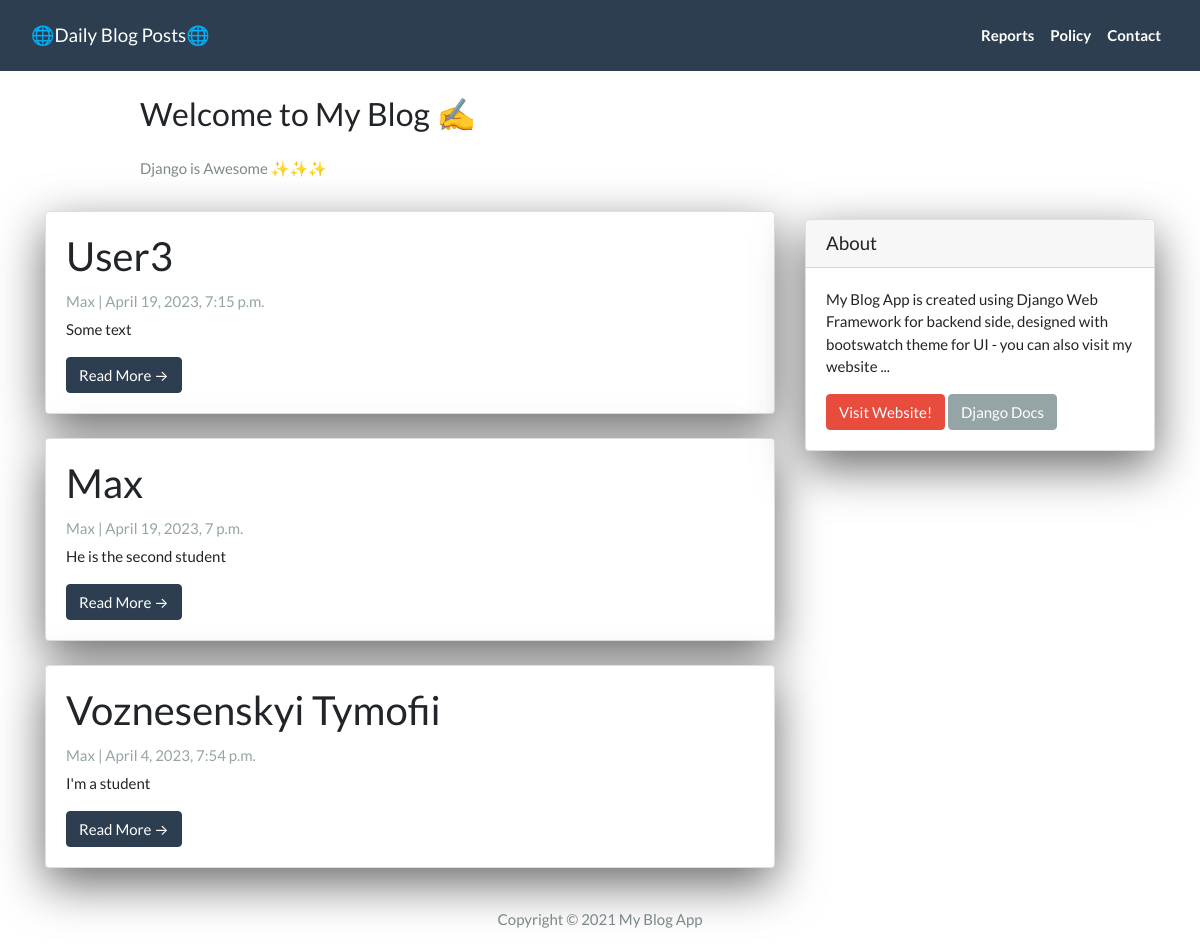
The page / on the database its author committed.
### blogApp/models.py (models this page shows, shortened)
class Post(models.Model):
  title =  models.CharField(max_length=200, unique=True)
  slug =   models.SlugField(max_length=200, unique=True)
  author = models.ForeignKey(User, on_delete=models.CASCADE, related_name='blog_posts')
  created_on = models.DateTimeField(auto_now_add=True)
  updated_on = models.DateTimeField(auto_now=True)
  content = models.TextField()
  status = models.IntegerField(choices=STATUS, default=0)
  class Meta:
    ordering = ['-created_on']

### blogApp/views.py (the view)
# urls.py: path('', views.PostList.as_view(), name="home"),
class PostList(generic.ListView):
    queryset = Post.objects.filter(status=1).order_by('-created_on')
    template_name = 'index.html'

### blogApp/templates/index.html (shortened to what this page needs)
{% extends "base.html" %}
{% block content %}
<header class="masthead">
  <div class="container">
    <div class="row">
      <div class=" col-md-8 col-md-10 mx-auto">
        <div class="site-heading">
          <h3 class=" site-heading my-4 mt-3 text-black"> Welcome to My Blog ✍️ </h3>
          <p class="text-dark">Django is Awesome ✨✨✨ </p>
        </div>
      </div>
    </div>
  </div>
</header>
<div class="container">
  <div class="row">
    <div class="col-md-8 mt-3 left">
      {% for post in post_list %}
      <div class="card mb-4">
        <div class="card-body">
          <h2 class="card-title">{{ post.title }}</h2>
          <p class="card-text text-muted h6">{{ post.author }} | {{ post.created_on}} </p>
          <p class="card-text">{{post.content|slice:":200"}}</p>
          <a href="{% url 'post_detail' post.slug  %}" class="btn btn-primary">Read More &rarr;</a>
        </div>
      </div>
      {% endfor %}
    </div>
    {% block sidebar %}
    {% include 'sidebar.html' %}
    {% endblock sidebar %}
  </div>
</div>
{%endblock%}

### blogApp/templates/base.html (shortened to what this page needs)
<!DOCTYPE html>
<html>
<head>
  <link rel="stylesheet" href="https://stackpath.bootstrapcdn.com/bootswatch/4.5.2/flatly/bootstrap.min.css">
</head>
<body>
  <nav class="navbar navbar-expand-lg navbar-dark bg-primary" id="mainNav">
    <div class="container-fluid">
      <a class="navbar-brand" href="{% url 'home' %}">🌐Daily Blog Posts🌐</a>
      <div class="collapse navbar-collapse" id="navbarResponsive">
        <ul class="navbar-nav ml-auto">
          <li class="nav-item text-black">
            <a class="nav-link text-black font-weight-bold" href="#">Reports</a>
          </li>
          <li class="nav-item text-black">
            <a class="nav-link text-black font-weight-bold" href="#">Policy</a>
          </li>
          <li class="nav-item text-black">
            <a class="nav-link text-black font-weight-bold" href="#">Contact</a>
          </li>
        </ul>
      </div>
    </div>
  </nav>
  {% block content %}{% endblock content %}
  <footer class="py-3 bg-grey">
    <p class="m-0 text-dark text-center ">Copyright &copy; 2021 My Blog App </p>
  </footer>
</body>
</html>

### blogApp/templates/sidebar.html (shortened to what this page needs)
{% block sidebar %}
<div class="col-md-4 float-right ">
  <div class="card my-4">
    <h5 class="card-header">About</h5>
    <div class="card-body">
      <p class="card-text"> My Blog App is created using Django Web Framework for backend side, designed with bootswatch
        theme for UI - you can also visit my website ... </p>
      <a href="https://bekbrace.com" class="btn btn-danger">Visit Website!</a>
      <a href="https://docs.djangoproject.com/en/3.1/" class="btn btn-secondary">Django Docs</a>
    </div>
  </div>
</div>
{% endblock sidebar %}

### blogApp/templates/sidebar.html (style rules this page uses)
.card { box-shadow: 0 16px 48px #6a6a6b; }

### rows shown on the page
Post: title "User3", author "Max", created_on "April 19, 2023, 7:15 p.m.", content "Some text"
Post: title "Max", author "Max", created_on "April 19, 2023, 7 p.m.", content "He is the second student"
Post: title "Voznesenskyi Tymofii", author "Max", created_on "April 4, 2023, 7:54 p.m.", content "I'm a student"
